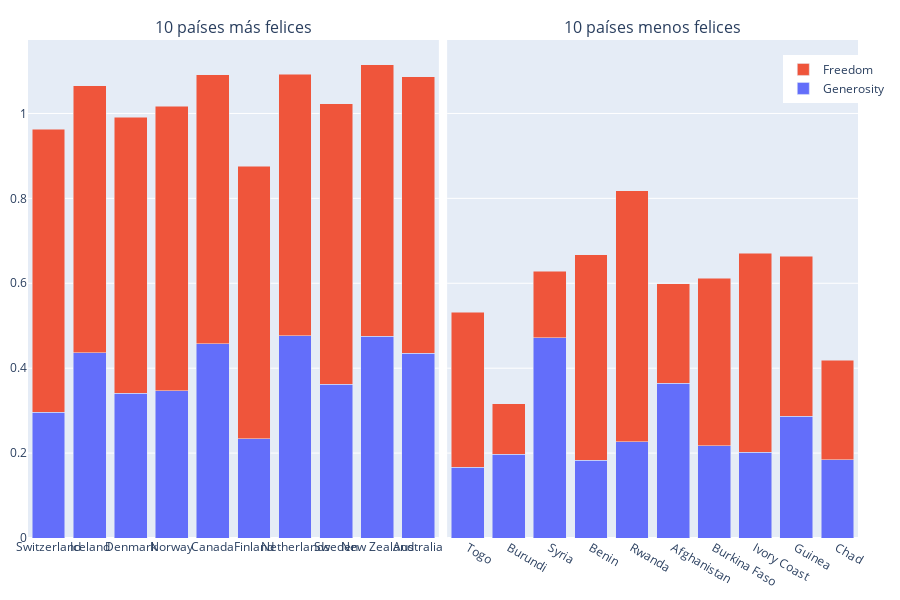

Notebook code cell kept with this figure:
### Code cell
fig1 = px.bar(datos_fel, x="Country", y=['Generosity','Freedom'])
fig2 = px.bar(datos_feli, x="Country", y=['Generosity','Freedom'])
fig = make_subplots(
    rows=1,
    cols=2,
    shared_yaxes=True,
    subplot_titles=('10 países más felices','10 países menos felices'),
    horizontal_spacing=0.01
)
for trace in fig1.data:
    trace.legendgroup = 'group1'
    trace.showlegend = False
    fig.add_trace(trace,row=1,col=1)
for trace in fig2.data:
    trace.legendgroup = 'group2'
    fig.add_trace(trace,row=1,col=2)

fig.update_layout(
    height=600,
    barmode='stack',
    legend1=dict(x=0.91,y=0.97),
    margin=dict(l=20,r=20,t=40,b=10),
    # xaxis_tickangle=0
)
fig.show()

### Figure 1 — Plotly figure (JSON) as saved in the notebook; plotly's stock layout.template omitted (floating-point values rounded to 4 significant figures)
{"data": [{"hovertemplate": "variable=Generosity<br>Country=%{x}<br>value=%{y}<extra></extra>", "legendgroup": "group1", "marker": {"color": "#636efa", "pattern": {"shape": ""}}, "name": "Generosity", "orientation": "v", "showlegend": false, "textposition": "auto", "type": "bar", "x": ["Switzerland", "Iceland", "Denmark", "Norway", "Canada", "Finland", "Netherlands", "Sweden", "New Zealand", "Australia"], "xaxis": "x", "y": [0.2968, 0.4363, 0.3414, 0.347, 0.4581, 0.2335, 0.4761, 0.3626, 0.475, 0.4356], "yaxis": "y"}, {"hovertemplate": "variable=Freedom<br>Country=%{x}<br>value=%{y}<extra></extra>", "legendgroup": "group1", "marker": {"color": "#EF553B", "pattern": {"shape": ""}}, "name": "Freedom", "orientation": "v", "showlegend": false, "textposition": "auto", "type": "bar", "x": ["Switzerland", "Iceland", "Denmark", "Norway", "Canada", "Finland", "Netherlands", "Sweden", "New Zealand", "Australia"], "xaxis": "x", "y": [0.6656, 0.6288, 0.6494, 0.6697, 0.633, 0.6417, 0.6158, 0.6598, 0.6394, 0.6512], "yaxis": "y"}, {"hovertemplate": "variable=Generosity<br>Country=%{x}<br>value=%{y}<extra></extra>", "legendgroup": "group2", "marker": {"color": "#636efa", "pattern": {"shape": ""}}, "name": "Generosity", "orientation": "v", "showlegend": true, "textposition": "auto", "type": "bar", "x": ["Togo", "Burundi", "Syria", "Benin", "Rwanda", "Afghanistan", "Burkina Faso", "Ivory Coast", "Guinea", "Chad"], "xaxis": "x2", "y": [0.1668, 0.1973, 0.4718, 0.1826, 0.2263, 0.3651, 0.2175, 0.2016, 0.2866, 0.1839], "yaxis": "y2"}, {"hovertemplate": "variable=Freedom<br>Country=%{x}<br>value=%{y}<extra></extra>", "legendgroup": "group2", "marker": {"color": "#EF553B", "pattern": {"shape": ""}}, "name": "Freedom", "orientation": "v", "showlegend": true, "textposition": "auto", "type": "bar", "x": ["Togo", "Burundi", "Syria", "Benin", "Rwanda", "Afghanistan", "Burkina Faso", "Ivory Coast", "Guinea", "Chad"], "xaxis": "x2", "y": [0.3645, 0.1185, 0.1568, 0.4845, 0.592, 0.2341, 0.3949, 0.4687, 0.3772, 0.235], "yaxis": "y2"}], "layout": {"annotations": [{"font": {"size": 16}, "showarrow": false, "text": "10 países más felices", "x": 0.2475, "xanchor": "center", "xref": "paper", "y": 1, "yanchor": "bottom", "yref": "paper"}, {"font": {"size": 16}, "showarrow": false, "text": "10 países menos felices", "x": 0.7525, "xanchor": "center", "xref": "paper", "y": 1, "yanchor": "bottom", "yref": "paper"}], "barmode": "stack", "height": 600, "legend": {"x": 0.91, "y": 0.97}, "margin": {"b": 10, "l": 20, "r": 20, "t": 40}, "xaxis": {"anchor": "y", "domain": [0, 0.495], "tickangle": 0}, "xaxis2": {"anchor": "y2", "domain": [0.505, 1]}, "yaxis": {"anchor": "x", "domain": [0, 1]}, "yaxis2": {"anchor": "x2", "domain": [0, 1], "matches": "y", "showticklabels": false}}}
